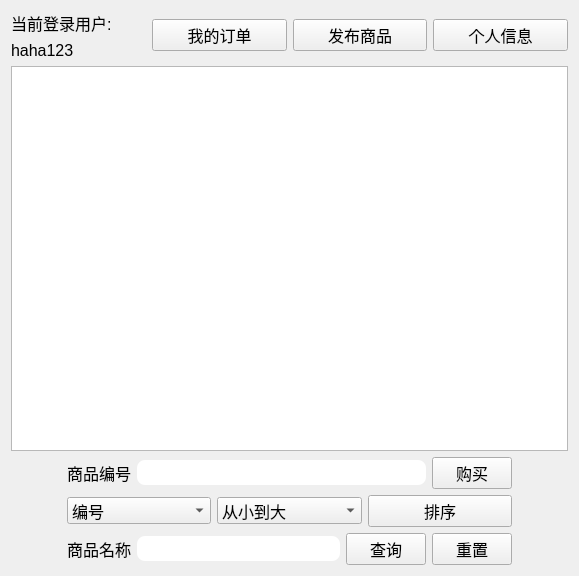
<?xml version="1.0" encoding="UTF-8"?>
<ui version="4.0">
 <class>MenuWidget</class>
 <widget class="QWidget" name="MenuWidget">
  <property name="geometry">
   <rect>
    <x>0</x>
    <y>0</y>
    <width>579</width>
    <height>576</height>
   </rect>
  </property>
  <property name="minimumSize">
   <size>
    <width>358</width>
    <height>357</height>
   </size>
  </property>
  <property name="maximumSize">
   <size>
    <width>579</width>
    <height>576</height>
   </size>
  </property>
  <property name="font">
   <font>
    <pointsize>12</pointsize>
   </font>
  </property>
  <property name="windowTitle">
   <string>商品浏览</string>
  </property>
  <property name="styleSheet">
   <string notr="true">QLineEdit{
border-radius:8px;
}
</string>
  </property>
  <layout class="QVBoxLayout" name="verticalLayout_2">
   <item>
    <layout class="QHBoxLayout" name="horizontalLayout_2">
     <item>
      <layout class="QVBoxLayout" name="verticalLayout">
       <item>
        <widget class="QLabel" name="label">
         <property name="text">
          <string>当前登录用户:</string>
         </property>
        </widget>
       </item>
       <item>
        <widget class="QLabel" name="usernameLabel">
         <property name="text">
          <string>haha123</string>
         </property>
        </widget>
       </item>
      </layout>
     </item>
     <item>
      <widget class="QPushButton" name="myOrderButton">
       <property name="text">
        <string>我的订单</string>
       </property>
      </widget>
     </item>
     <item>
      <widget class="QPushButton" name="releaseButton">
       <property name="text">
        <string>发布商品</string>
       </property>
      </widget>
     </item>
     <item>
      <widget class="QPushButton" name="myinfoButton">
       <property name="text">
        <string>个人信息</string>
       </property>
      </widget>
     </item>
    </layout>
   </item>
   <item>
    <widget class="QTableView" name="table">
     <property name="textElideMode">
      <enum>Qt::ElideRight</enum>
     </property>
    </widget>
   </item>
   <item>
    <layout class="QHBoxLayout" name="horizontalLayout">
     <property name="rightMargin">
      <number>0</number>
     </property>
     <item>
      <spacer name="horizontalSpacer_4">
       <property name="orientation">
        <enum>Qt::Horizontal</enum>
       </property>
       <property name="sizeType">
        <enum>QSizePolicy::Preferred</enum>
       </property>
       <property name="sizeHint" stdset="0">
        <size>
         <width>56</width>
         <height>20</height>
        </size>
       </property>
      </spacer>
     </item>
     <item>
      <widget class="QLabel" name="label_3">
       <property name="text">
        <string>商品编号</string>
       </property>
      </widget>
     </item>
     <item>
      <widget class="QLineEdit" name="buyIdEdit">
       <property name="minimumSize">
        <size>
         <width>0</width>
         <height>25</height>
        </size>
       </property>
      </widget>
     </item>
     <item>
      <widget class="QPushButton" name="buyButton">
       <property name="text">
        <string>购买</string>
       </property>
      </widget>
     </item>
     <item>
      <spacer name="horizontalSpacer">
       <property name="orientation">
        <enum>Qt::Horizontal</enum>
       </property>
       <property name="sizeType">
        <enum>QSizePolicy::Preferred</enum>
       </property>
       <property name="sizeHint" stdset="0">
        <size>
         <width>56</width>
         <height>20</height>
        </size>
       </property>
      </spacer>
     </item>
    </layout>
   </item>
   <item>
    <layout class="QHBoxLayout" name="horizontalLayout_3">
     <item>
      <spacer name="horizontalSpacer_5">
       <property name="orientation">
        <enum>Qt::Horizontal</enum>
       </property>
       <property name="sizeType">
        <enum>QSizePolicy::Preferred</enum>
       </property>
       <property name="sizeHint" stdset="0">
        <size>
         <width>56</width>
         <height>20</height>
        </size>
       </property>
      </spacer>
     </item>
     <item>
      <widget class="QComboBox" name="speciesComboBox">
       <item>
        <property name="text">
         <string>编号</string>
        </property>
       </item>
       <item>
        <property name="text">
         <string>价格</string>
        </property>
       </item>
      </widget>
     </item>
     <item>
      <widget class="QComboBox" name="howComboBox">
       <property name="sizePolicy">
        <sizepolicy hsizetype="Preferred" vsizetype="Fixed">
         <horstretch>0</horstretch>
         <verstretch>0</verstretch>
        </sizepolicy>
       </property>
       <property name="minimumSize">
        <size>
         <width>0</width>
         <height>0</height>
        </size>
       </property>
       <item>
        <property name="text">
         <string>从小到大</string>
        </property>
       </item>
       <item>
        <property name="text">
         <string>从大到小</string>
        </property>
       </item>
      </widget>
     </item>
     <item>
      <widget class="QPushButton" name="orderButton">
       <property name="text">
        <string>排序</string>
       </property>
      </widget>
     </item>
     <item>
      <spacer name="horizontalSpacer_2">
       <property name="orientation">
        <enum>Qt::Horizontal</enum>
       </property>
       <property name="sizeType">
        <enum>QSizePolicy::Preferred</enum>
       </property>
       <property name="sizeHint" stdset="0">
        <size>
         <width>56</width>
         <height>20</height>
        </size>
       </property>
      </spacer>
     </item>
    </layout>
   </item>
   <item>
    <layout class="QHBoxLayout" name="horizontalLayout_4">
     <item>
      <spacer name="horizontalSpacer_6">
       <property name="orientation">
        <enum>Qt::Horizontal</enum>
       </property>
       <property name="sizeType">
        <enum>QSizePolicy::Preferred</enum>
       </property>
       <property name="sizeHint" stdset="0">
        <size>
         <width>56</width>
         <height>20</height>
        </size>
       </property>
      </spacer>
     </item>
     <item>
      <widget class="QLabel" name="label_4">
       <property name="text">
        <string>商品名称</string>
       </property>
      </widget>
     </item>
     <item>
      <widget class="QLineEdit" name="searchIdEdit">
       <property name="minimumSize">
        <size>
         <width>0</width>
         <height>25</height>
        </size>
       </property>
      </widget>
     </item>
     <item>
      <widget class="QPushButton" name="searchButton">
       <property name="text">
        <string>查询</string>
       </property>
      </widget>
     </item>
     <item>
      <widget class="QPushButton" name="RenewpushButton">
       <property name="text">
        <string>重置</string>
       </property>
      </widget>
     </item>
     <item>
      <spacer name="horizontalSpacer_3">
       <property name="orientation">
        <enum>Qt::Horizontal</enum>
       </property>
       <property name="sizeType">
        <enum>QSizePolicy::Preferred</enum>
       </property>
       <property name="sizeHint" stdset="0">
        <size>
         <width>56</width>
         <height>20</height>
        </size>
       </property>
      </spacer>
     </item>
    </layout>
   </item>
  </layout>
 </widget>
 <resources/>
 <connections/>
</ui>
